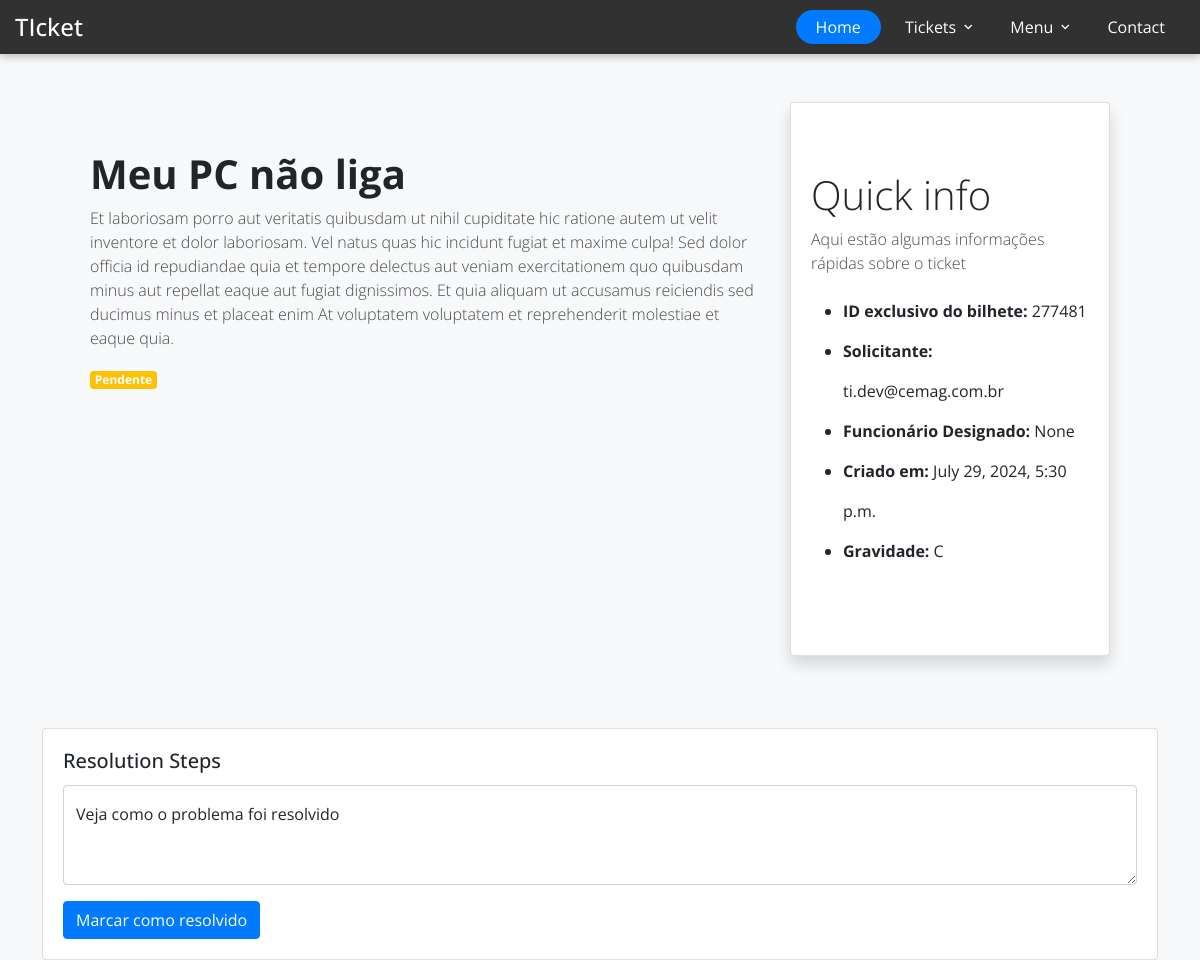
The app's page /ticket/ticket-details/277481 with its own data.
### ticket/models.py (models this page shows)
class Ticket(models.Model):
    customer = models.ForeignKey(User, on_delete=models.CASCADE)
    engineer = models.ForeignKey(User, on_delete=models.DO_NOTHING, related_name='engineer',null=True, blank=True)
    ticket_id = models.CharField(max_length=15,unique=True)
    ticket_title = models.CharField(max_length=50)
    ticket_description = models.TextField()
    status = models.CharField(max_length=20,choices=(('Active','Active'), ('Pending','Pending'), ('Resolved', 'Resolved')), default='Pending')
    created_on = models.DateTimeField(auto_now_add=True)
    last_modified = models.DateTimeField(auto_now=True)
    is_resolved = models.BooleanField(default=False)
    severity = models.CharField(max_length=5,choices=(('A','A'), ('B','B'), ('C','C')), default='C')
    is_assigned_to_engineer = models.BooleanField(default=False)
    resolution_steps = models.TextField()

### accounts/models.py (models this page shows)
class User(AbstractUser):
    is_customer = models.BooleanField(default=False)
    is_engineer = models.BooleanField(default=False)
    email = models.EmailField(unique=True)
    name = models.CharField(max_length=255, default='')  # Campo para o nome completo
    sector = models.CharField(max_length=255, default='')     # Campo para o setor

### ticket/views.py (the view)
# urls.py: path('ticket-details/<str:ticket_id>', views.ticket_details,name='ticket-details'),
def ticket_details(request, ticket_id):
    ticket = Ticket.objects.get(ticket_id=ticket_id)
    context = {'ticket':ticket}
    return render(request, 'ticket/ticket_details.html',context)

### templates/ticket/ticket_details.html (shortened to what this page needs)
{% extends 'base.html' %}
{% block content %}
<div class="container-sm">
    <div class="row p-5 mb-4 bg-light rounded-3">
        <div class="col-lg-8">
            <div class="py-5">
                <h1 class="display-6 fw-bold">{{ticket.ticket_title}}</h1>
                <p style="color: #494949;">{{ticket.ticket_description}}</p>
                {% if ticket.status == 'Pending' %}
                <span class="badge bg-warning">Pendente</span>
                {% elif ticket.status == 'Active' %}
                <span class="badge bg-warning">Ativo</span>
                {% elif ticket.status == 'Resolved' %}
                <span class="badge bg-warning">Resolvido</span>
                {% endif %}
            </div>
        </div>
        <div class="col-lg-4">
            <div class="card shadow">
                <div class="card-body">
                    <div class="py-5">
                        <h2 class="display-6 ">Quick info</h2>
                        <p class="" style="color: #494949;">Aqui estão algumas informações rápidas sobre o ticket</p>
                        <ul style="line-height: 40px;">
                            <li><b>ID exclusivo do bilhete:</b> {{ticket.ticket_id}}</li>
                            <li><b>Solicitante:</b> {{ticket.customer}}</li>
                            <li><b>Funcionário Designado:</b> {{ticket.engineer}}</li>
                            <li><b>Criado em:</b> {{ticket.created_on}}</li>
                            <li><b>Gravidade:</b> {{ticket.severity}}</li>
                        </ul>
                    </div>
                </div>
            </div>
        </div>
    </div>
    {% if ticket.is_resolved %}
    <div class="card">
        <div class="card-body">
            <h5 class="card-title">Resolution Steps</h5>
            <form action="">
                <div class="mb-3">
                    <label for="exampleFormControlTextarea1" class="form-label">Example textare</label>
                    <textarea class="form-control" name="" id="exampleFormControlTextarea1" rows="3"></textarea>
                </div>
                <button type="button" class="btn btn-primary" data-bs-toggle="modal" data-bs-target="#staticBackdropResolved">
                    Launch static backdrop modal
                </button>
                <div class="modal fade" id="staticBackdropResolved" data-bs-backdrop="static" data-bs-keyboard="false" tabindex="-1"
                    aria-labelledby="staticBackdropResolvedLabel" aria-hidden="true">
                    <div class="modal-dialog">
                        <div class="modal-content">
                            <div class="modal-header">
                                <h5 class="modal-title" id="staticBackdropResolvedLabel">Modal title</h5>
                                <button type="button" class="btn-close" data-bs-dismiss="modal" aria-label="Close"></button>
                            </div>
                            <div class="modal-body">
                                ...
                            </div>
                            <div class="modal-footer">
                                <button type="button" class="btn btn-secondary" data-bs-dismiss="modal">Close</button>
                                <button type="button" class="btn btn-primary">Save changes</button>
                            </div>
                        </div>
                    </div>
                </div>
            </form>
        </div>
    </div>
    {% else %}
    <div class="card">
        <div class="card-body">
            <h5 class="card-title">Resolution Steps</h5>
            <form action="">
                <div class="form-floating mb-3">
                    <textarea class="form-control" placeholder="Leave a comment here" id="floatingTextarea2" style="height: 100px"></textarea>
                    <label for="floatingTextarea2">Veja como o problema foi resolvido</label>
                </div>
                <button type="button" class="btn btn-primary" data-bs-toggle="modal" data-bs-target="#staticBackdropNotResolved">
                    Marcar como resolvido
                </button>
            </form>
        </div>
    </div>
    {% endif %}
</div>
{% endblock content %}

### static/css/style.css (style rules this page uses)
body { font-family: "Open Sans", -apple-system, BlinkMacSystemFont, "Segoe UI", Roboto, "Helvetica Neue", Arial, "Noto Sans", sans-serif, "Apple Color Emoji", "Segoe UI Emoji", "Segoe UI Symbol", "Noto Color Emoji"; background-color: #fff; height: 200vh; position: relative; }
body:before { content: ""; position: absolute; top: 0; left: 0; right: 0; bottom: 0; background: rgba(0, 0, 0, 0.5); -webkit-transition: .3s all ease; -o-transition: .3s all ease; transition: .3s all ease; opacity: 0; visibility: hidden; z-index: 1; }
p { color: #b3b3b3; font-weight: 300; }
h1, h2, h3, h4, h5, h6, .h1, .h2, .h3, .h4, .h5, .h6 { font-family: "Open Sans", -apple-system, BlinkMacSystemFont, "Segoe UI", Roboto, "Helvetica Neue", Arial, "Noto Sans", sans-serif, "Apple Color Emoji", "Segoe UI Emoji", "Segoe UI Symbol", "Noto Color Emoji"; }

### records on screen
Ticket: ticket_title "Meu PC não liga", ticket_description "Et laboriosam porro aut veritatis quibusdam ut nihil cupiditate hic ratione autem ut velit inventore et dolor laboriosam. Vel natus quas hic incidunt fugiat et maxime culpa! Sed dolor officia id repudiandae quia et tempore delectus aut veniam exercitationem quo quibusdam minus aut repellat eaque aut fugiat dignissimos. Et quia aliquam ut accusamus reiciendis sed ducimus minus et placeat enim At voluptatem voluptatem et reprehenderit molestiae et eaque quia.", ticket_id "277481", customer "ti.dev@cemag.com.br", engineer "None", created_on "July 29, 2024, 5:30 p.m.", severity "C"
